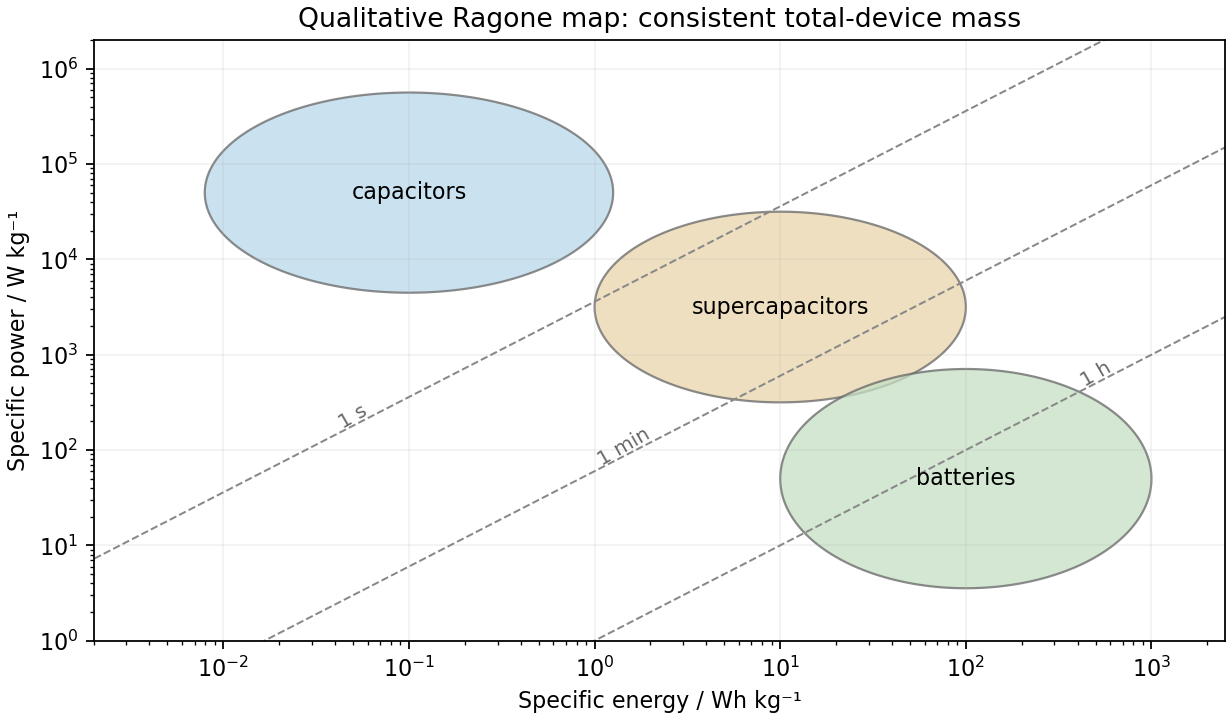

Recreate this plot in Python.
"""Original explanatory diagram; run in the desired output directory. Tested with Python 3.14, numpy and matplotlib."""
import numpy as np
import matplotlib
matplotlib.use("Agg")
import matplotlib.pyplot as plt
from matplotlib.patches import Rectangle, Polygon, Circle, FancyArrowPatch
plt.rcParams.update({"font.size":10,"figure.facecolor":"white","axes.facecolor":"white","savefig.facecolor":"white"})
from matplotlib.patches import Ellipse
fig,a=plt.subplots(figsize=(7.7,4.5),layout='constrained');a.set_xscale('log');a.set_yscale('log')
# Draw qualitative regions in logarithmic coordinates, not measured performance boundaries.
for ex,py,wx,wy,color,name in [(-1,4.7,2.2,2.1,'#b9d9ea','capacitors'),(1,3.5,2.0,2.0,'#ead5ad','supercapacitors'),(2,1.7,2.0,2.3,'#c5dfc3','batteries')]:
 t=np.linspace(0,2*np.pi,300);a.fill(10**(ex+wx/2*np.cos(t)),10**(py+wy/2*np.sin(t)),fc=color,ec='#666',alpha=.75);a.text(10**ex,10**py,name,ha='center',va='center')
x=np.logspace(-3,4,300)
for sec in [1,60,3600]:
 y=3600*x/sec;a.plot(x,y,ls='--',lw=.9,color='#888');xx={1:.04,60:1,3600:400}[sec];a.text(xx,3600*xx/sec*1.16,{1:'1 s',60:'1 min',3600:'1 h'}[sec],color='#666',fontsize=9,rotation=30)
a.set(xlim=(.002,2500),ylim=(1,2e6),xlabel='Specific energy / Wh kg⁻¹',ylabel='Specific power / W kg⁻¹',title='Qualitative Ragone map: consistent total-device mass')
a.grid(alpha=.17,which='major');fig.savefig('paper-1-ragone.png',dpi=160);plt.close(fig)
